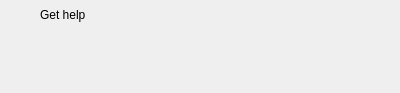
<?xml version="1.0" encoding="UTF-8"?>
<ui version="4.0">
 <class>SoftwareHelpWidget</class>
 <widget class="QFrame" name="SoftwareHelpWidget">
  <property name="geometry">
   <rect>
    <x>0</x>
    <y>0</y>
    <width>400</width>
    <height>93</height>
   </rect>
  </property>
  <property name="minimumSize">
   <size>
    <width>400</width>
    <height>0</height>
   </size>
  </property>
  <property name="windowTitle">
   <string/>
  </property>
  <layout class="QVBoxLayout" name="mainLayout">
   <property name="spacing">
    <number>10</number>
   </property>
   <property name="leftMargin">
    <number>0</number>
   </property>
   <property name="topMargin">
    <number>0</number>
   </property>
   <property name="rightMargin">
    <number>0</number>
   </property>
   <property name="bottomMargin">
    <number>0</number>
   </property>
   <item>
    <layout class="QHBoxLayout" name="horizontalLayout">
     <item>
      <widget class="QLabel" name="labelGetHelpIcon">
       <property name="minimumSize">
        <size>
         <width>30</width>
         <height>30</height>
        </size>
       </property>
       <property name="maximumSize">
        <size>
         <width>30</width>
         <height>30</height>
        </size>
       </property>
       <property name="text">
        <string notr="true"/>
       </property>
       <property name="scaledContents">
        <bool>true</bool>
       </property>
      </widget>
     </item>
     <item>
      <widget class="QLabel" name="labelTitle">
       <property name="minimumSize">
        <size>
         <width>0</width>
         <height>30</height>
        </size>
       </property>
       <property name="text">
        <string>Get help</string>
       </property>
      </widget>
     </item>
    </layout>
   </item>
   <item>
    <layout class="QVBoxLayout" name="layoutItems">
     <property name="spacing">
      <number>10</number>
     </property>
    </layout>
   </item>
   <item>
    <spacer name="verticalSpacer">
     <property name="orientation">
      <enum>Qt::Vertical</enum>
     </property>
     <property name="sizeHint" stdset="0">
      <size>
       <width>20</width>
       <height>40</height>
      </size>
     </property>
    </spacer>
   </item>
  </layout>
 </widget>
 <resources/>
 <connections/>
</ui>
